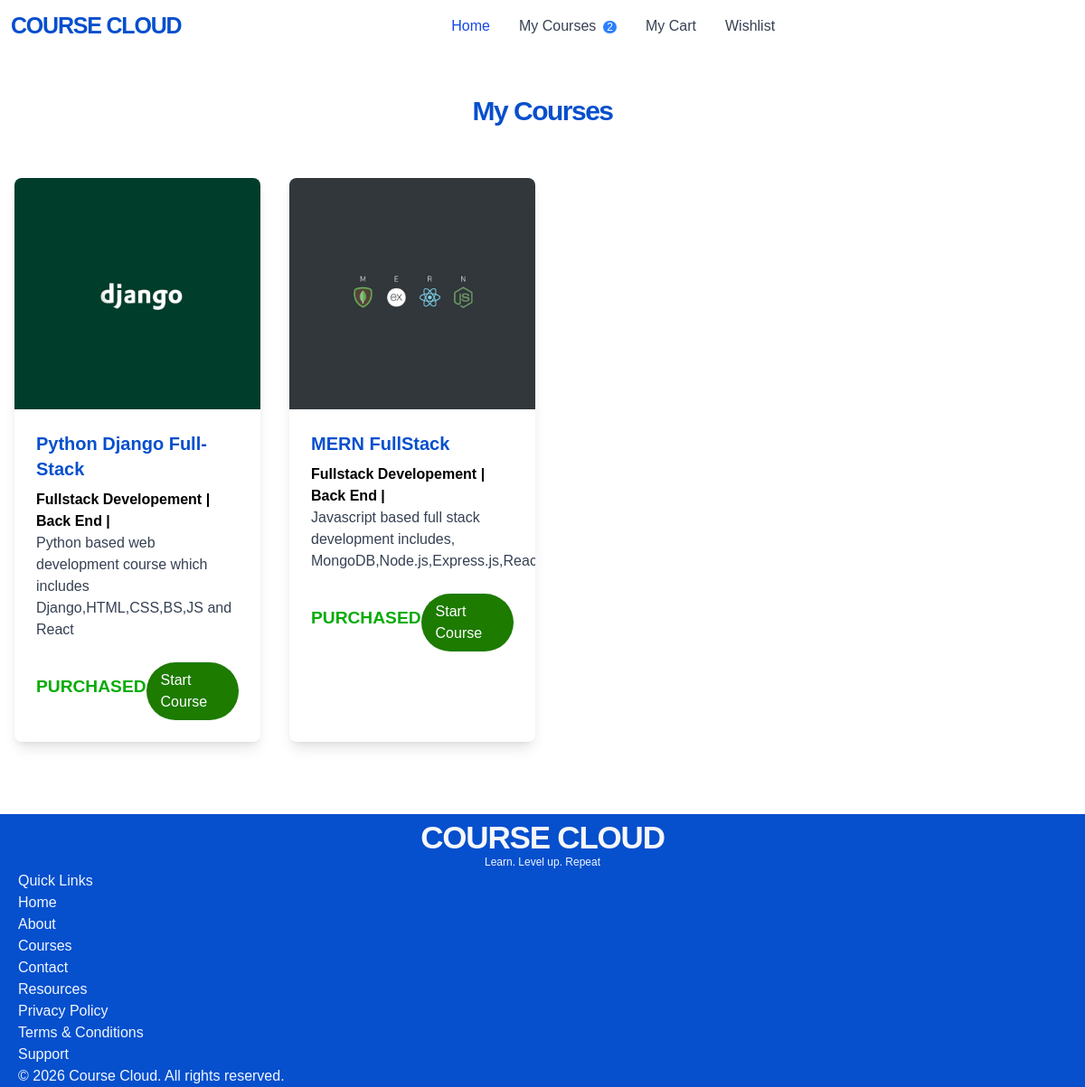
Screenshot of /student/mycourse (signed in) with the database file from the repository.
### instructor/models.py (models this page shows, shortened)
class Course(models.Model):
    title=models.CharField(max_length=100)
    description=models.TextField()
    price=models.DecimalField(decimal_places=2,max_digits=7)
    owner=models.ForeignKey(User,on_delete=models.CASCADE,related_name="course")
    is_free=models.BooleanField(default=False)
    picture=models.ImageField(upload_to="course_images",default="course_images/default_course.png")
    thumbnail=models.TextField()
    category_object=models.ManyToManyField(Category)
    created_at=models.DateTimeField(auto_now_add=True)
    updated_at=models.DateTimeField(auto_now=True)

class Category(models.Model):
    name=models.CharField(max_length=100)
    def __str__(self):
        return self.name

### student/views.py (the view)
# urls.py: path('mycourse',MyCourseView.as_view(),name="mycourse"),
class MyCourseView(View):
    def get(self,request):
        qs=Order.objects.filter(student=request.user,is_paid=True)
        return render(request,"my_courses.html",{"course":qs})

### student/contextProcessor.py (called while the page is built)
def cartCount(request):
    if request.user.is_authenticated:
        count=Cart.objects.filter(user_object=request.user).count()
        return {"cartcount":count}

def courseCount(request):
    if request.user.is_authenticated:
        ordercount=Order.objects.filter(student=request.user,is_paid=True).count()
        return {"courseCount":ordercount}
    return {"courseCount":0}

def wishlistCount(request):
    if request.user.is_authenticated:
        wishlistcount=Wishlist.objects.filter(user_object=request.user).count()
        return {"wishlistCount":wishlistcount}
    return {"wishlistCount":0}

### student/templates/my_courses.html
{% extends 'base.html' %}
{% block base %}
<h2 class=" mb-4 text-center my-2 py-3" style="letter-spacing: -1.5px;font-size: 30px;font-family: 'sk-modernist',sans-serif;color: rgb(06,79,205);font-weight: 600;margin-top: 30px;">My Courses</h2>
<div class="grid grid-cols-1 md:grid-cols-2 lg:grid-cols-4 gap-8 justify-center ml-4" style="margin-top: 40px;">
{% for order in course %}
{% for i in order.course_object.all  %}
<div class="bg-white dark:bg-gray-800 shadow-lg rounded-lg overflow-hidden" style="width: px;font-family: 'sk-modernist',sans-serif;">
                <img src="{{ i.picture.url }}"
                    alt="Heroicons" class="w-full h-64 object-cover">
                <div class="p-4 md:p-6">
                    <h3 class="text-xl font-semibold mb-2" style="color: rgb(06,79,205);">{{i.title}}</h3>
                    {% for j in i.category_object.all %}
                    <span class="font-bold">{{j}} |</span>
                    {% endfor %}
                    <p class="text-gray-700 dark:text-gray-300 mb-4 two-lines">{{i.description}}</p>
                    <div class="flex items-center justify-between mt-4 ">
                    {% if i not in purchased_courses %}
                    <a href="{% url 'course' i.id %}"
                        class="inline-block text-white px-4 py-2 rounded-full" style="background-color: rgb(06,79,205);">Learn
                        More</a>
                    {% else %}
                        <h3 style="color: rgb(7, 172, 7);font-size: larger;font-weight: 550;">PURCHASED</h3>
                        <a href="{% url 'viewlesson' i.id %}"
                        class="inline-block text-white px-4 py-2 rounded-full mt-2" style="background-color: rgb(29, 123, 0);">Start Course</a>
                    {% endif %}
                    </div>
            </div>
    </div>
{% endfor %}
{% endfor %}
</div>
{% endblock %}

### rows the page displays
Course: picture (picture), title "Python Django Full-Stack", description "Python based web development course which includes Django,HTML,CSS,BS,JS and React"
Category: name "Fullstack Developement"
Category: name "Back End"
Course: picture (picture), title "MERN FullStack", description "Javascript based full stack development includes,…"

### other values shown
{{ courseCount }} "2"
